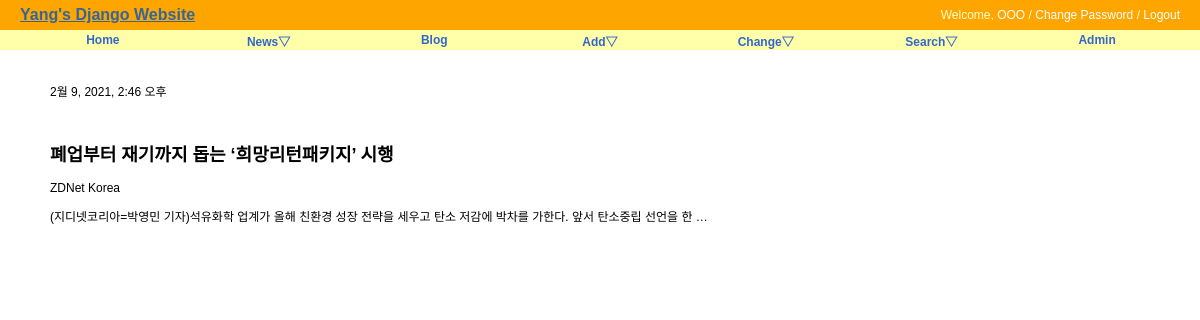
The page /news/news/1637 on the database its author committed.
### news/models.py (models this page shows, shortened)
class New(models.Model):
    title = models.CharField('TITLE', max_length=300, help_text='news title')
    writer = models.CharField('WRITER', max_length=100, help_text='publisher')
    preview = models.TextField('PREVIEW', unique=True)
    published_date = models.DateTimeField(default=timezone.now)
    class Meta:
        verbose_name = 'new'
        verbose_name_plural = 'news'
        db_table = 'news_new'
        ordering = ('-published_date',)

### news/views.py (the view)
# urls.py: path('news/<str:pk>', NewsDV.as_view(), name='news_detail'),
class NewsDV(DetailView):
    model = New

### news/templates/news/new_detail.html (shortened to what this page needs)
{% extends "base.html" %}
{% block content %}
<div id="content">
    <p>{{ new.published_date }}</p><br/>
    <h2> {{ object.title }}</h2>
    <p>{{ new.writer }}</p>
    <p>{{ new.preview }}</p>
</div>
{% endblock %}

### static/css/base.css (style rules this page uses)
body { font-family: "Lucida Grande", Verdana, Arial, sans-serif; font-size: 12px; }
div#content { position: absolute; top: 70px; left: 50px; right: 50px; }

### rows shown on the page
New: published_date "2월 9, 2021, 2:46 오후", title "폐업부터 재기까지 돕는 ‘희망리턴패키지’ 시행", writer "ZDNet Korea", preview "(지디넷코리아=박영민 기자)석유화학 업계가 올해 친환경 성장 전략을 세우고 탄소 저감에 박차를 가한다. 앞서 탄소중립 선언을 한 …"
